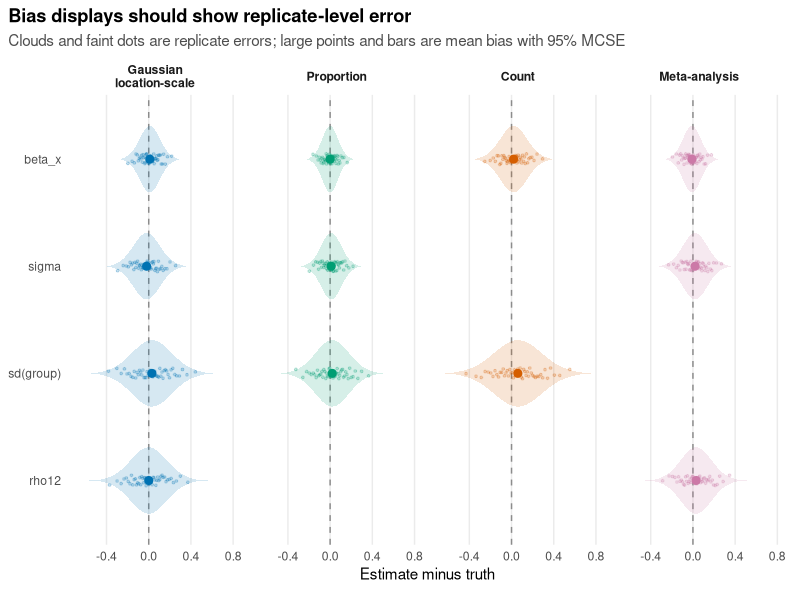
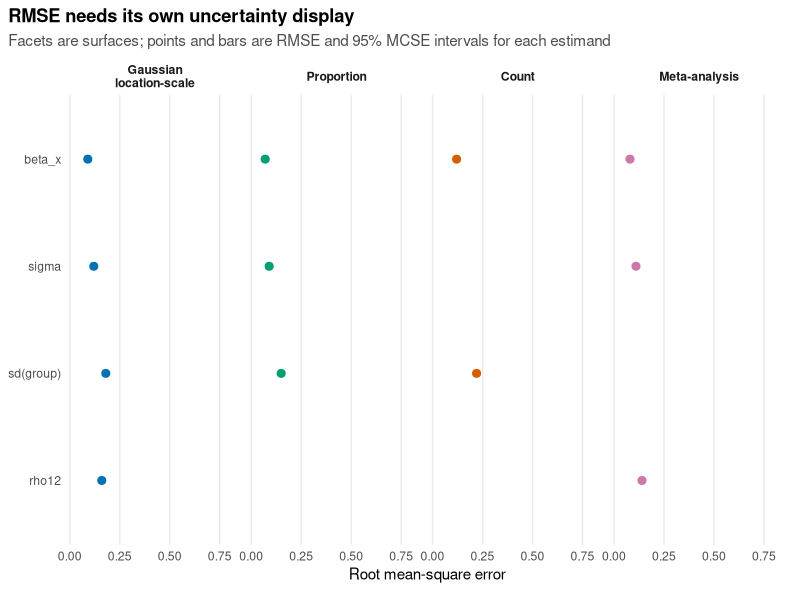
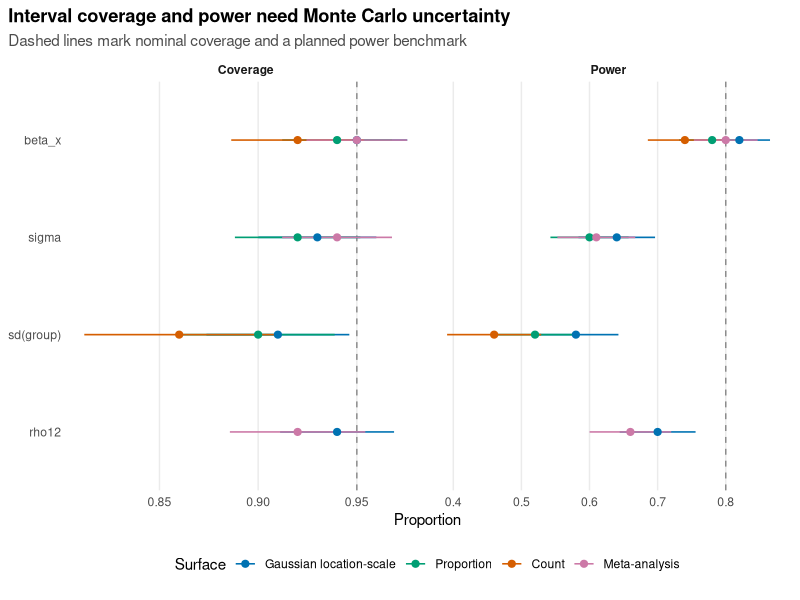
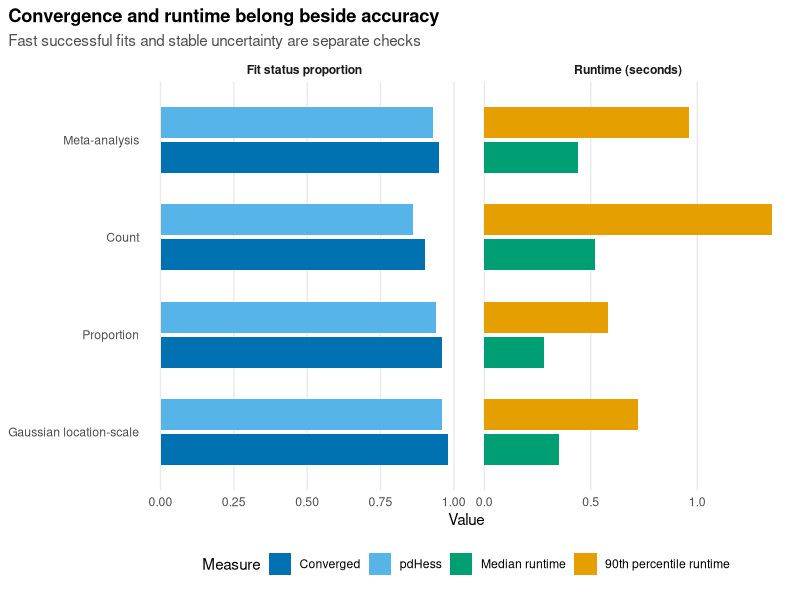
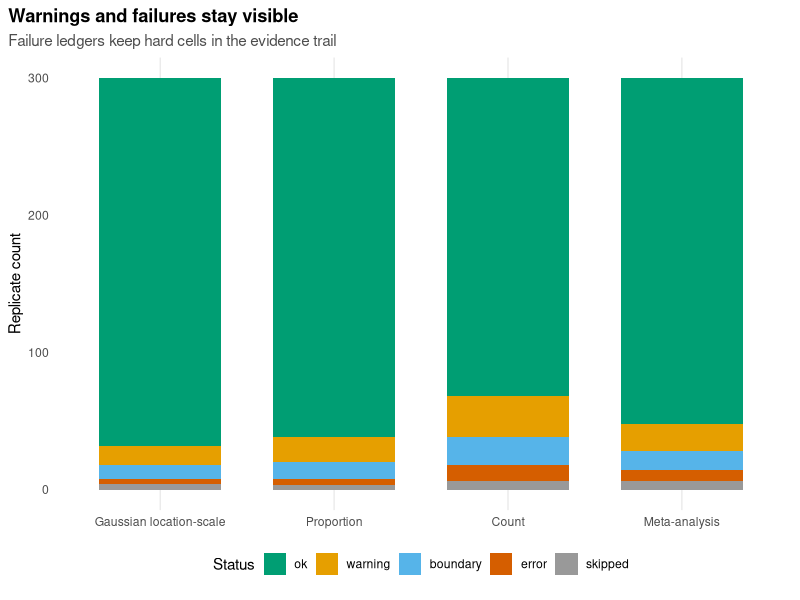

The R source for these figures, in order:
## ---- chunk 1
has_ggplot2 <- requireNamespace("ggplot2", quietly = TRUE)
knitr::opts_chunk$set(
  collapse = TRUE,
  comment = "#>",
  fig.width = 7,
  fig.height = 4.2,
  dpi = 144,
  eval = has_ggplot2
)
## ---- chunk 2
library(ggplot2)

theme_sim_grammar <- function() {
  theme_minimal(base_size = 11) +
    theme(
      panel.grid.minor = element_blank(),
      panel.grid.major.y = element_blank(),
      plot.title.position = "plot",
      plot.title = element_text(face = "bold"),
      plot.subtitle = element_text(colour = "grey30", lineheight = 1.05),
      strip.text = element_text(face = "bold"),
      legend.position = "bottom",
      plot.margin = margin(6, 10, 12, 6)
    )
}

surface_palette <- c(
  "Gaussian location-scale" = "#0072B2",
  "Proportion" = "#009E73",
  "Count" = "#D55E00",
  "Meta-analysis" = "#CC79A7"
)

surface_levels <- names(surface_palette)
surface_facet_labels <- c(
  "Gaussian location-scale" = "Gaussian\nlocation-scale",
  "Proportion" = "Proportion",
  "Count" = "Count",
  "Meta-analysis" = "Meta-analysis"
)
estimand_display_labels <- c(
  "beta_x" = "beta_x",
  "sigma" = "sigma",
  "sd_group" = "sd(group)",
  "rho12" = "rho12"
)
## ---- chunk 3
accuracy_summary <- data.frame(
  surface = rep(surface_levels, each = 4),
  estimand = rep(c("beta_x", "sigma", "sd_group", "rho12"), 4),
  bias = c(
    0.01, -0.02, 0.03, 0.00,
    0.00, 0.01, 0.02, NA,
    0.02, NA, 0.06, NA,
    -0.01, 0.02, NA, 0.03
  ),
  rmse = c(
    0.09, 0.12, 0.18, 0.16,
    0.07, 0.09, 0.15, NA,
    0.12, NA, 0.22, NA,
    0.08, 0.11, NA, 0.14
  ),
  n_replicate = c(
    300, 300, 260, 280,
    300, 300, 250, NA,
    280, NA, 220, NA,
    300, 300, NA, 260
  )
)
accuracy_summary$surface <- factor(
  accuracy_summary$surface,
  levels = surface_levels
)
accuracy_summary$error_sd <- sqrt(
  pmax(accuracy_summary$rmse^2 - accuracy_summary$bias^2, 0)
)
accuracy_summary$bias_mcse <- with(
  accuracy_summary,
  error_sd / sqrt(n_replicate)
)
accuracy_summary$rmse_mcse <- with(
  accuracy_summary,
  rmse / sqrt(2 * n_replicate)
)
accuracy_summary$bias_low <- accuracy_summary$bias -
  1.96 * accuracy_summary$bias_mcse
accuracy_summary$bias_high <- accuracy_summary$bias +
  1.96 * accuracy_summary$bias_mcse
accuracy_summary$rmse_low <- pmax(
  0,
  accuracy_summary$rmse - 1.96 * accuracy_summary$rmse_mcse
)
accuracy_summary$rmse_high <- accuracy_summary$rmse +
  1.96 * accuracy_summary$rmse_mcse
accuracy_summary$estimand <- factor(
  accuracy_summary$estimand,
  levels = rev(c("beta_x", "sigma", "sd_group", "rho12"))
)

display_replicates <- 49
accuracy_replicates <- do.call(
  rbind,
  lapply(seq_len(nrow(accuracy_summary)), function(i) {
    row <- accuracy_summary[i, ]
    if (is.na(row$bias) || is.na(row$rmse)) {
      return(NULL)
    }
    data.frame(
      surface = row$surface,
      estimand = row$estimand,
      error = row$bias + qnorm(ppoints(display_replicates)) * row$error_sd
    )
  })
)
accuracy_replicates$surface <- factor(
  accuracy_replicates$surface,
  levels = surface_levels
)
accuracy_replicates$estimand <- factor(
  accuracy_replicates$estimand,
  levels = levels(accuracy_summary$estimand)
)
set.seed(20260519)
ggplot(accuracy_replicates, aes(error, estimand)) +
  geom_vline(xintercept = 0, linetype = "dashed", colour = "grey55") +
  geom_violin(
    aes(
      fill = surface
    ),
    width = 0.62,
    alpha = 0.16,
    colour = NA,
    scale = "width",
    trim = FALSE
  ) +
  geom_point(
    aes(colour = surface),
    position = position_jitter(height = 0.05, width = 0),
    alpha = 0.22,
    size = 0.65,
    show.legend = FALSE
  ) +
  geom_segment(
    data = accuracy_summary,
    aes(
      x = bias_low,
      xend = bias_high,
      y = estimand,
      yend = estimand,
      colour = surface
    ),
    linewidth = 0.85,
    na.rm = TRUE
  ) +
  geom_point(
    data = accuracy_summary,
    aes(bias, estimand, colour = surface),
    size = 2.4,
    na.rm = TRUE
  ) +
  facet_wrap(
    ~surface,
    nrow = 1,
    labeller = labeller(surface = as_labeller(surface_facet_labels))
  ) +
  scale_colour_manual(values = surface_palette, drop = FALSE) +
  scale_fill_manual(values = surface_palette, drop = FALSE) +
  labs(
    title = "Bias displays should show replicate-level error",
    subtitle = paste(
      "Clouds and faint dots are replicate errors;",
      "large points and bars are mean bias with 95% MCSE"
    ),
    x = "Estimate minus truth",
    y = NULL,
    colour = "Surface"
  ) +
  scale_y_discrete(labels = estimand_display_labels) +
  guides(colour = "none", fill = "none") +
  theme_sim_grammar()

ggplot(accuracy_summary, aes(rmse, estimand, colour = surface)) +
  geom_segment(
    aes(
      x = rmse_low,
      xend = rmse_high,
      y = estimand,
      yend = estimand,
      colour = surface
    ),
    linewidth = 0.9,
    alpha = 0.8,
    na.rm = TRUE
  ) +
  geom_point(size = 2.4, na.rm = TRUE) +
  facet_wrap(
    ~surface,
    nrow = 1,
    labeller = labeller(surface = as_labeller(surface_facet_labels))
  ) +
  scale_colour_manual(values = surface_palette, drop = FALSE) +
  labs(
    title = "RMSE needs its own uncertainty display",
    subtitle = "Facets are surfaces; points and bars are RMSE and 95% MCSE intervals for each estimand",
    x = "Root mean-square error",
    y = NULL,
    colour = "Surface"
  ) +
  scale_x_continuous(
    breaks = c(0, 0.25, 0.50, 0.75),
    limits = c(0, 0.82),
    expand = expansion(mult = c(0.01, 0.05))
  ) +
  scale_y_discrete(labels = estimand_display_labels) +
  guides(colour = "none") +
  theme_sim_grammar()
## ---- chunk 4
interval_summary <- data.frame(
  surface = rep(surface_levels, each = 4),
  estimand = rep(c("beta_x", "sigma", "sd_group", "rho12"), 4),
  coverage = c(
    0.95, 0.93, 0.91, 0.94,
    0.94, 0.92, 0.90, NA,
    0.92, NA, 0.86, NA,
    0.95, 0.94, NA, 0.92
  ),
  power = c(
    0.82, 0.64, 0.58, 0.70,
    0.78, 0.60, 0.52, NA,
    0.74, NA, 0.46, NA,
    0.80, 0.61, NA, 0.66
  ),
  n_interval = c(
    280, 280, 240, 260,
    280, 280, 230, NA,
    250, NA, 200, NA,
    280, 280, NA, 240
  )
)
interval_summary$surface <- factor(
  interval_summary$surface,
  levels = surface_levels
)
interval_long <- rbind(
  data.frame(
    interval_summary[c("surface", "estimand", "n_interval")],
    measure = "Coverage",
    value = interval_summary$coverage,
    target = 0.95
  ),
  data.frame(
    interval_summary[c("surface", "estimand", "n_interval")],
    measure = "Power",
    value = interval_summary$power,
    target = 0.80
  )
)
interval_long$mcse <- sqrt(
  interval_long$value * (1 - interval_long$value) / interval_long$n_interval
)
interval_long$lower <- pmax(0, interval_long$value - 1.96 * interval_long$mcse)
interval_long$upper <- pmin(1, interval_long$value + 1.96 * interval_long$mcse)
interval_long$measure <- factor(
  interval_long$measure,
  levels = c("Coverage", "Power")
)
interval_long$estimand <- factor(
  interval_long$estimand,
  levels = rev(c("beta_x", "sigma", "sd_group", "rho12"))
)

ggplot(interval_long, aes(value, estimand, colour = surface)) +
  geom_vline(
    aes(xintercept = target),
    linetype = "dashed",
    colour = "grey55"
  ) +
  geom_segment(
    aes(x = lower, xend = upper, yend = estimand),
    linewidth = 0.55,
    na.rm = TRUE
  ) +
  geom_point(size = 2.1, na.rm = TRUE) +
  facet_wrap(~measure, scales = "free_x") +
  scale_colour_manual(values = surface_palette) +
  scale_y_discrete(labels = estimand_display_labels) +
  labs(
    title = "Interval coverage and power need Monte Carlo uncertainty",
    subtitle = "Dashed lines mark nominal coverage and a planned power benchmark",
    x = "Proportion",
    y = NULL,
    colour = "Surface"
  ) +
  theme_sim_grammar()
## ---- chunk 5
run_summary <- data.frame(
  surface = surface_levels,
  convergence_rate = c(0.98, 0.96, 0.90, 0.95),
  pdhess_rate = c(0.96, 0.94, 0.86, 0.93),
  elapsed_median = c(0.35, 0.28, 0.52, 0.44),
  elapsed_p90 = c(0.72, 0.58, 1.35, 0.96)
)
run_summary$surface <- factor(run_summary$surface, levels = surface_levels)
run_long <- rbind(
  data.frame(
    surface = run_summary$surface,
    measure = "Converged",
    value = run_summary$convergence_rate
  ),
  data.frame(
    surface = run_summary$surface,
    measure = "pdHess",
    value = run_summary$pdhess_rate
  ),
  data.frame(
    surface = run_summary$surface,
    measure = "Median runtime",
    value = run_summary$elapsed_median
  ),
  data.frame(
    surface = run_summary$surface,
    measure = "90th percentile runtime",
    value = run_summary$elapsed_p90
  )
)
run_long$panel <- ifelse(
  grepl("runtime", run_long$measure),
  "Runtime (seconds)",
  "Fit status proportion"
)
run_long$measure <- factor(
  run_long$measure,
  levels = c(
    "Converged",
    "pdHess",
    "Median runtime",
    "90th percentile runtime"
  )
)

ggplot(run_long, aes(value, surface, fill = measure)) +
  geom_col(position = position_dodge(width = 0.72), width = 0.64) +
  facet_wrap(~panel, scales = "free_x") +
  scale_fill_manual(values = c(
    "Converged" = "#0072B2",
    "pdHess" = "#56B4E9",
    "Median runtime" = "#009E73",
    "90th percentile runtime" = "#E69F00"
  )) +
  labs(
    title = "Convergence and runtime belong beside accuracy",
    subtitle = "Fast successful fits and stable uncertainty are separate checks",
    x = "Value",
    y = NULL,
    fill = "Measure"
  ) +
  theme_sim_grammar()
## ---- chunk 6
failure_ledger <- data.frame(
  surface = rep(surface_levels, each = 5),
  status = rep(c("ok", "warning", "boundary", "error", "skipped"), 4),
  count = c(
    268, 14, 10, 4, 4,
    262, 18, 12, 5, 3,
    232, 30, 20, 12, 6,
    252, 20, 14, 8, 6
  )
)
failure_ledger$surface <- factor(failure_ledger$surface, levels = surface_levels)
failure_ledger$status <- factor(
  failure_ledger$status,
  levels = c("ok", "warning", "boundary", "error", "skipped")
)

ggplot(failure_ledger, aes(surface, count, fill = status)) +
  geom_col(width = 0.7) +
  scale_fill_manual(values = c(
    "ok" = "#009E73",
    "warning" = "#E69F00",
    "boundary" = "#56B4E9",
    "error" = "#D55E00",
    "skipped" = "#999999"
  )) +
  labs(
    title = "Warnings and failures stay visible",
    subtitle = "Failure ledgers keep hard cells in the evidence trail",
    x = NULL,
    y = "Replicate count",
    fill = "Status"
  ) +
  theme_sim_grammar()
